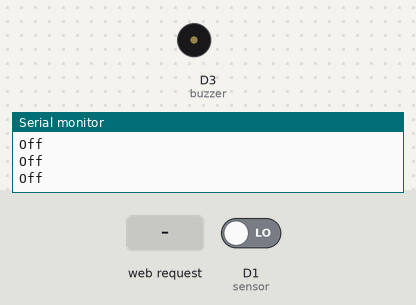
A sketch run on a simulated ESP8266 (NodeMCU). On the bench: buzzer (waves = sounding), the last lines printed to the serial monitor. Inputs (shaded band) come from the test bench; at power-on: D1 (sensor) LOW. WiFi joins after 1.5 s; servers stay silent unless stated; random numbers use the default seed unless the sketch sets one.

Above: at 2.7 s.
2.8 s: HTTP request GET /annoy received
At 4.0 s:
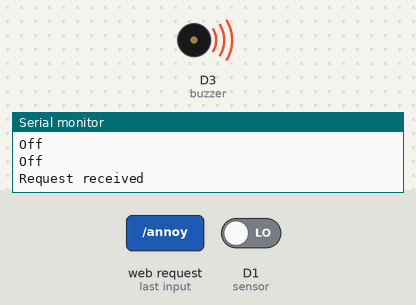
4.3 s: D1 (sensor) driven HIGH
7.3 s: HTTP request GET / received
8.8 s: HTTP request GET /checkme received
At 9.3 s:
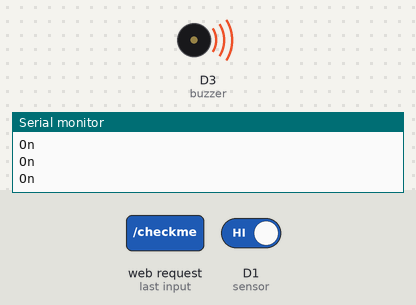
Timing chart, 0 to 11.3 s (numbered marks = the images above; inputs shaded):
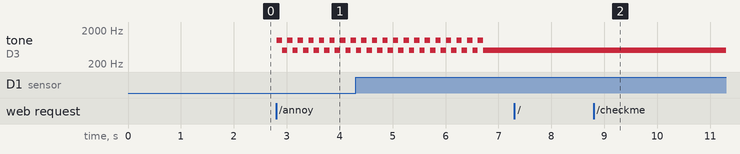

The sketch:

WiFiMain.ino
```cpp
#include <ESP8266WiFi.h>
#include <ESP8266WebServer.h>
#include "arduino_secrets.h"

// Define the wifi details
const char* ssid = SECRET_SSID;
const char* password = SECRET_PASS;

// Define the server
ESP8266WebServer server(4050);

// Define the GET value
String webMessage = "Empty";

// Define the sensor GPIO
int sensor = D1;
int val = 0;

// Define the random titles
String openTitles[5] { "PING PONG NOW LEGAL", "OPEN FOR BUSINESS", "QUICK, NOBODY'S LOOKING", "FREE AS A BIRD", "PING!" };
String closedTitles[5] { "TOO SLOW", "TRY AGAIN NEXT TIME", "DON'T BOTHER", "BALLS :(", "FUN CANCELLED" };
long randSelect = 0;

// Define the buzzer pin
int buzzer = D3;

// Dev options
bool graphMode = false;

void setup() {
  Serial.begin(115200);
  pinMode(sensor, INPUT);
  pinMode(buzzer, OUTPUT);
  WiFi.begin(ssid, password);

  // Attempt to connect
  while (WiFi.status() != WL_CONNECTED) {
    delay(500);
  }
  Serial.print("Connected as: ");
  Serial.println(WiFi.localIP());

  // Set up web server
  startWebserver();
}

void loop() {
  // Checks for a serial signal and builds the webpage accordingly
  delay(25);
  // Perform the proximity sensor operation. Turn LED on if motion detected
  val = digitalRead(sensor);
  if (val == HIGH) {
    Serial.println("On");
    webMessage = "1";
    if (graphMode) { Serial.println("Presence: 10"); }
  }
  if (val == LOW) {
    Serial.println("Off");
    webMessage = "0";
    if (graphMode) { Serial.println("Presence: 5"); }
  }
  // HTTP stuff
  server.handleClient();
}

void startWebserver() {
  // When connected and IP address obtained start HTTP server
  // Sets delegate functions for server actions of GET
  server.on("/", handle_OnConnect);
  server.on("/checkme", handle_OnConnect_Web);
  server.on("/annoy", handle_Annoyance_Web);
  server.onNotFound(handle_NotFound);
  server.begin();
}

void handle_OnConnect() {
  Serial.print("Request received");
  server.send(200, "text/html", webMessage);
}

void handle_NotFound() {
  server.send(404, "text/plain", "Not found");
}

void handle_OnConnect_Web() {
  Serial.print("Request received");
  server.send(200, "text/html", buildPage());
}

void handle_Annoyance_Web() {
  Serial.print("Request received");
  ToneWarning();
  server.send(200, "text/html", annoyanceWebpage());
}

String buildPage(){
  String result = "<!DOCTYPE html><html><body><div style=\"text-align: center\">";
  result = result + randomTitle();
  result = result + "<br>";
  result = result + availabilityMessage();
  result = result + "<br>";
  result = result + gifSelector();
  result = result + annoyButton();
  result = result + "</div></body></html>";
  Serial.println(result);
  return result;
}

String randomTitle(){
  randSelect = random(0, 5);
  if (val == HIGH){
    return "<h2>" + closedTitles[randSelect] + "</h2>";
  }
  else{
    return "<h2>" + openTitles[randSelect] + "</h2>";
  }
}

String gifSelector(){
  if (val == HIGH){
    return "<img src=\"https://media0.giphy.com/media/Ol9ktCsGryGnrExZEW/giphy.gif?cid=790b761147c954582210824289e34575955f060e026cba1d&rid=giphy.gif&ct=g\" style=\"width:480px;height:480px;\">";
  }
  else{
    return "<img src=\"https://media1.giphy.com/media/ECwTCTrHPVqKI/giphy.gif?cid=ecf05e47jw1r8vfsekwn98j3nknjecq01zber3ib1uv0drco&rid=giphy.gif&ct=g\" style=\"width:480px;height:360px;\">";
  }
}

String availabilityMessage(){
  randSelect = random(0, 5);
  if (val == HIGH){
    return "<p>Room is occupied :(</p>";
  }
  else{
    return "<p>Room is free! :DDD</p>";
  }
}

String annoyButton(){
  if (val == HIGH){
    return "<br><br><br><a href=\"/annoy\"><button style=\"width: 300px; height: 75px;\"><h1>Annoy Occupants</h1></button></a>";
  }
  else{
    return "";
  }
}

void ToneWarning(){
  // Annoy people
  for (int i = 0; i < 20; i++){
    tone(buzzer, 1000);
    delay(100);
    noTone(buzzer);
    tone(buzzer, 500);
    delay(100);
    noTone(buzzer);
  }
}

String annoyanceWebpage(){
  String page = "<!DOCTYPE html><html><body><div style=\"text-align: center\">";
  page += "<h2>ANNOYANCE: INITIATED</h2><img src=\"https://media0.giphy.com/media/9zfUAVeQxzPMs/giphy.gif?cid=ecf05e475zvnep75v3hni2kwfoyrjxpgs391eqp422f7lr2x&rid=giphy.gif&ct=g\"";
  page += "style=\"width:480px;height:360px;\"></div></body></html>";
  return  page;
}
```

arduino_secrets.h
```cpp
#define SECRET_SSID "5GEE-Router-893N";
#define SECRET_PASS "Shellfish678*%*";
```

Measured:
- after the input at 2.8 s, tone on D3 (buzzer): alternates 1000 Hz for 0.10 s and 500 Hz for 0.10 s, starting at once
